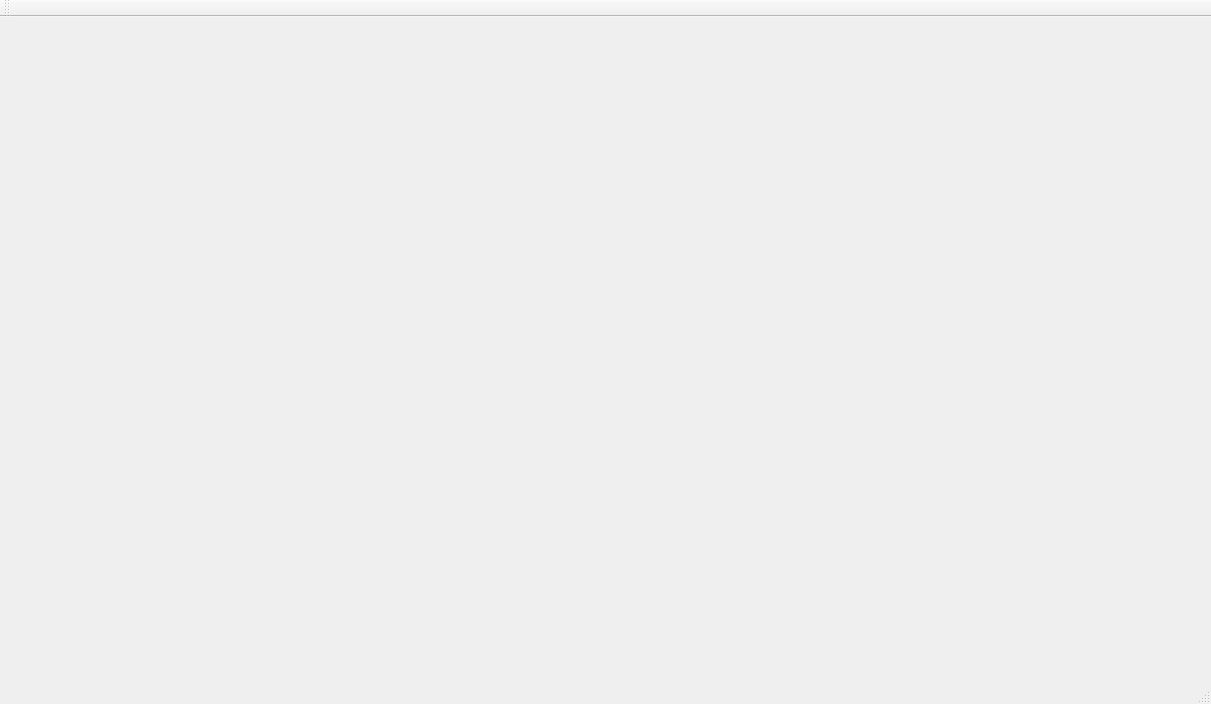
<?xml version="1.0" encoding="UTF-8"?>
<ui version="4.0">
 <class>MainWindow</class>
 <widget class="QMainWindow" name="MainWindow">
  <property name="geometry">
   <rect>
    <x>0</x>
    <y>0</y>
    <width>1211</width>
    <height>704</height>
   </rect>
  </property>
  <property name="windowTitle">
   <string>MainWindow</string>
  </property>
  <widget class="QWidget" name="centralWidget"/>
  <widget class="QMenuBar" name="menuBar">
   <property name="geometry">
    <rect>
     <x>0</x>
     <y>0</y>
     <width>1211</width>
     <height>21</height>
    </rect>
   </property>
  </widget>
  <widget class="QToolBar" name="mainToolBar">
   <attribute name="toolBarArea">
    <enum>TopToolBarArea</enum>
   </attribute>
   <attribute name="toolBarBreak">
    <bool>false</bool>
   </attribute>
  </widget>
  <widget class="QStatusBar" name="statusBar"/>
 </widget>
 <layoutdefault spacing="6" margin="11"/>
 <resources/>
 <connections/>
</ui>
